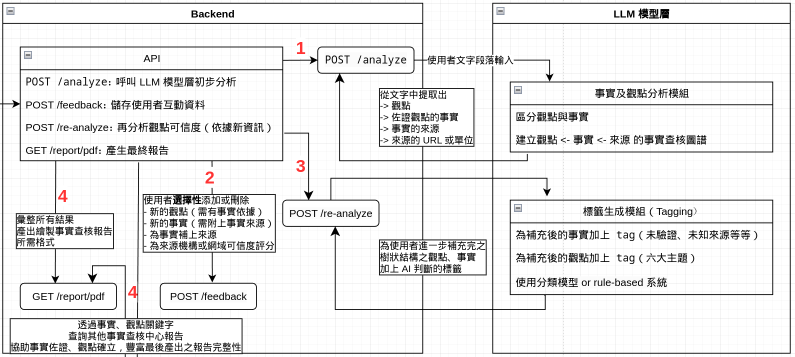
#> input picture server/assets/structure.png, 1589 x 714 px (shown at 1/2 size)
$ python big_img2small.py ../server/assets/structure.png
#> lines starting #> are read from the running program, lines starting #| are printed output that depends on the picture
import os
import sys
from PIL import Image
import argparse

def resize_image(input_path, output_dir):
    """
    Resizes an image to 16x16, 48x48, and 128x128 pixels and saves them.

    Args:
        input_path (str): Path to the input image file.
        output_dir (str): Directory to save the resized images.
    """
#> called with input_path = '../server/assets/structure.png', output_dir = '.'
    target_sizes = [(16, 16), (48, 48), (128, 128)]
    base_name, ext = os.path.splitext(os.path.basename(input_path))

    try:
        img = Image.open(input_path)
#> img is the input picture: PIL image 1589x714 RGBA; mean R, G, B, A 234.6, 234.4, 234.4, 255
        # Ensure output directory exists
        os.makedirs(output_dir, exist_ok=True)

        for size in target_sizes:
            width, height = size
            resized_img = img.resize(size, Image.Resampling.LANCZOS) # Use LANCZOS for better quality
            output_filename = f"{base_name}_{width}{ext}"
            output_path = os.path.join(output_dir, output_filename)
            resized_img.save(output_path)
            print(f"Saved resized image to: {output_path}")
#> this loop made 3 passes
#> pass 1, in resize_image, `resized_img = img.resize(size, Image.Resampling.LANCZOS)`:
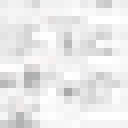
#> resized_img: PIL image 16x16 RGBA (shown 8 times larger); mean R, G, B, A 234.5, 234.3, 234.3, 255
#> pass 2, in resize_image, `resized_img = img.resize(size, Image.Resampling.LANCZOS)`:
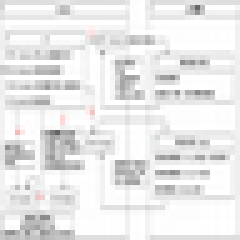
#> resized_img: PIL image 48x48 RGBA (shown 5 times larger); mean R, G, B, A 233.8, 233.6, 233.6, 255
#> pass 3, in resize_image, `resized_img = img.resize(size, Image.Resampling.LANCZOS)`:
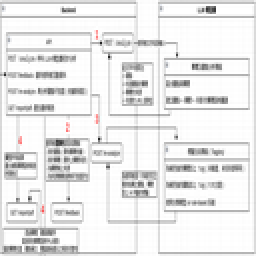
#> resized_img: PIL image 128x128 RGBA (shown 2 times larger); mean R, G, B, A 233.5, 233.3, 233.3, 255

    except FileNotFoundError:
        print(f"Error: Input file not found at {input_path}", file=sys.stderr)
    except Exception as e:
        print(f"An error occurred: {e}", file=sys.stderr)

if __name__ == "__main__":
    parser = argparse.ArgumentParser(description="Resize an image to 16x16, 48x48, and 128x128 pixels.")
    parser.add_argument("input_image", help="Path to the input image file.")
    parser.add_argument("-o", "--output-dir", default=".", help="Directory to save the resized images (default: current directory).")

    args = parser.parse_args()

    resize_image(args.input_image, args.output_dir)

# How to run:
# python big_img2small.py path/to/your/image.png
# Or specify an output directory:
# python big_img2small.py path/to/your/image.png -o path/to/output/folder
